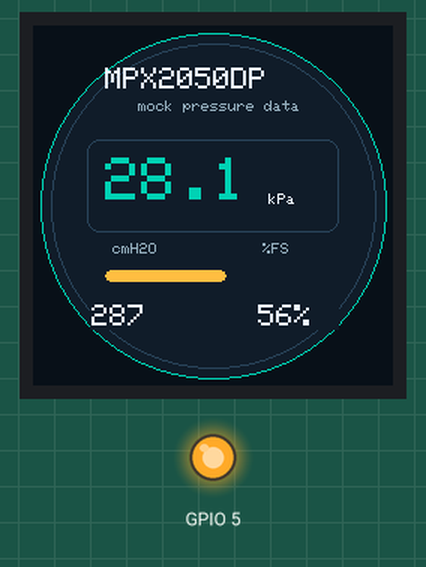
A program run on a simulated ESP8266 (NodeMCU). Parts: 240×240 colour display, output pins drawn as LEDs (lit = HIGH). What the program prints to the serial monitor is not drawn.

Above: at 0.66 s.
At 4.16 s:
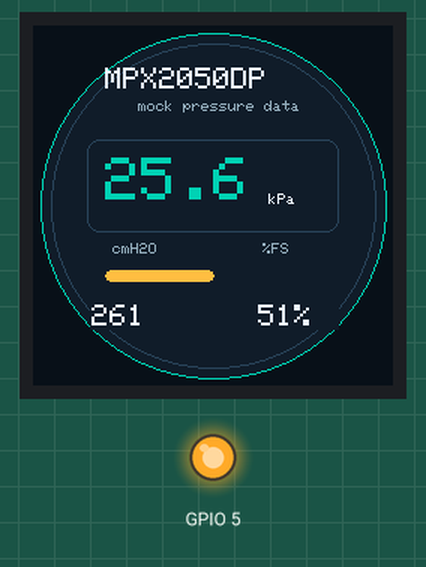
At 7.79 s:
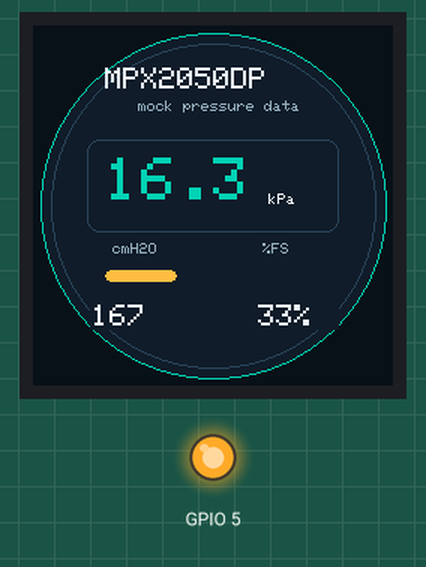
At 11.6 s:
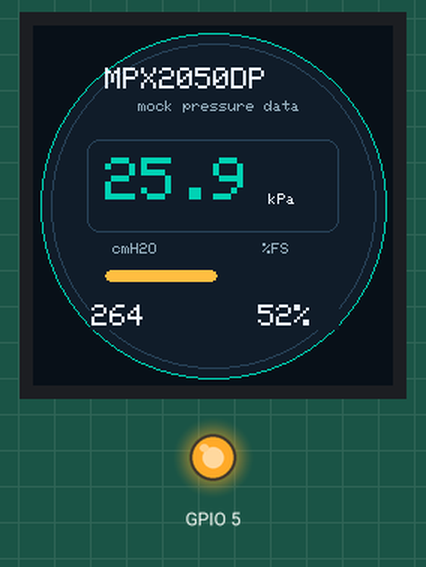
At 23.29 s:
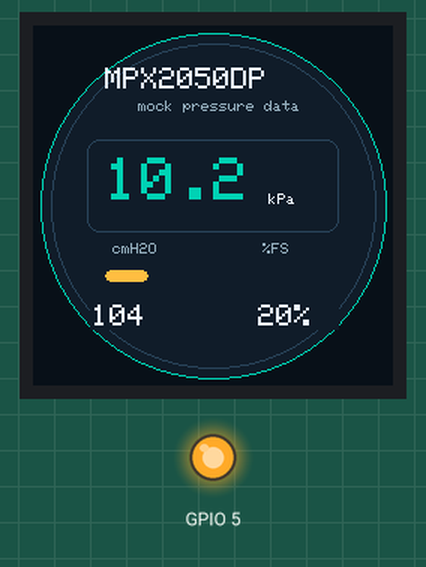
At 29.9 s:
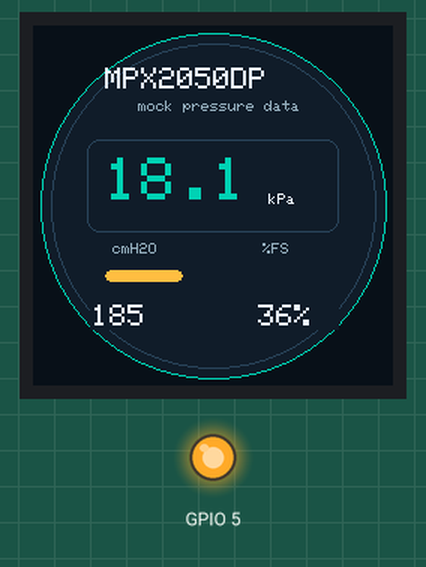

Measured:
- what the display in image 2 shows lasts 0.5 s, from 7.5 s to 8.0 s
- what the display in image 3 shows lasts 0.8 s, from 11.5 s to 12.3 s
- what the display in image 5 shows lasts 0.8 s, from 29.8 s to 30.6 s

The program:

main.cpp
```cpp
#include <Arduino.h>
#include "PressureDisplay.h"
#include "RoundLcd.h"

/*
  ESP-12S / ESP8266 Round LCD V1.0 pressure display mockup.

  Most 240x240 round LCD boards use a GC9A01 TFT over SPI.
  ESP-12S hardware SPI uses:
    SCK  = GPIO14
    MOSI = GPIO13
    MISO = GPIO12, not used by this display

  If your board shows a blank screen, change only the LCD_* pins below to
  match the labels from your board schematic/product page.
*/

#define LCD_CS 15
#define LCD_DC 2
#define LCD_RST 0
#define LCD_BL 5

#define SENSOR_MAX_KPA 50.0f

RoundLcd roundLcd(LCD_DC, LCD_CS, LCD_RST, LCD_BL);
PressureDisplay pressureDisplay(roundLcd.display(), SENSOR_MAX_KPA);

static float mockPressureKpa() {
  const float t = millis() / 1000.0f;
  float pressure = 22.0f + 9.0f * sin(t * 0.75f) + 3.0f * sin(t * 2.1f);
  return constrain(pressure, 0.0f, SENSOR_MAX_KPA);
}

void setup() {
  Serial.begin(115200);
  delay(300);

  if (!roundLcd.begin()) {
    Serial.println("Display init failed. Check LCD pins and driver type.");
    while (true) {
      delay(1000);
    }
  }

  pressureDisplay.drawStaticPressureScreen();
  Serial.println("Display initialized.");
}

void loop() {
  static uint32_t lastUpdate = 0;

  if (millis() - lastUpdate >= 250) {
    lastUpdate = millis();
    const float pressureKpa = mockPressureKpa();
    pressureDisplay.drawPressureData(pressureKpa);

    Serial.print("Pressure: ");
    Serial.print(pressureKpa, 1);
    Serial.println(" kPa");
  }
}
```

PressureDisplay.cpp
```cpp
#include "PressureDisplay.h"

static uint16_t rgb565(uint8_t r, uint8_t g, uint8_t b) {
  return ((r & 0xF8) << 8) | ((g & 0xFC) << 3) | (b >> 3);
}

static const uint16_t COLOR_BG = rgb565(10, 18, 28);
static const uint16_t COLOR_PANEL = rgb565(17, 30, 46);
static const uint16_t COLOR_GRID = rgb565(42, 68, 88);
static const uint16_t COLOR_TEXT = rgb565(235, 246, 250);
static const uint16_t COLOR_MUTED = rgb565(150, 175, 190);
static const uint16_t COLOR_ACCENT = rgb565(0, 210, 180);
static const uint16_t COLOR_AMBER = rgb565(255, 190, 70);

PressureDisplay::PressureDisplay(Arduino_GFX *display, float sensorMaxKpa)
    : _display(display), _sensorMaxKpa(sensorMaxKpa) {
}

void PressureDisplay::drawStaticPressureScreen() {
  _display->fillScreen(COLOR_BG);

  _display->fillCircle(120, 120, 114, COLOR_PANEL);
  _display->drawCircle(120, 120, 115, COLOR_ACCENT);
  _display->drawCircle(120, 120, 108, COLOR_GRID);

  _display->setTextColor(COLOR_TEXT);
  _display->setTextSize(2);
  _display->setCursor(48, 28);
  _display->print("MPX2050DP");

  _display->setTextColor(COLOR_MUTED);
  _display->setTextSize(1);
  _display->setCursor(70, 50);
  _display->print("mock pressure data");

  _display->drawRoundRect(36, 76, 168, 62, 8, COLOR_GRID);
  _display->drawRoundRect(46, 160, 148, 14, 7, COLOR_GRID);

  _display->setTextColor(COLOR_MUTED);
  _display->setCursor(53, 145);
  _display->print("cmH2O");
  _display->setCursor(153, 145);
  _display->print("%FS");
}

void PressureDisplay::drawPressureData(float pressureKpa) {
  const float cmH2O = pressureKpa * 10.1972f;
  const int percent = round((pressureKpa / _sensorMaxKpa) * 100.0f);
  const int barWidth = map(percent, 0, 100, 0, 144);

  _display->fillRect(48, 88, 144, 36, COLOR_PANEL);
  _display->setTextColor(COLOR_ACCENT);
  _display->setTextSize(4);
  _display->setCursor(48, 88);
  _display->print(pressureKpa, 1);

  _display->setTextColor(COLOR_TEXT);
  _display->setTextSize(1);
  _display->setCursor(157, 112);
  _display->print("kPa");

  _display->fillRect(45, 160, 150, 16, COLOR_PANEL);
  _display->fillRoundRect(48, 163, barWidth, 8, 4, COLOR_AMBER);

  _display->fillRect(38, 185, 166, 18, COLOR_PANEL);
  _display->setTextColor(COLOR_TEXT);
  _display->setTextSize(2);
  _display->setCursor(39, 186);
  _display->print(cmH2O, 0);

  _display->setCursor(150, 186);
  _display->print(percent);
  _display->print("%");
}
```

PressureDisplay.h
```cpp
#ifndef PRESSURE_DISPLAY_H
#define PRESSURE_DISPLAY_H

#include <Arduino.h>
#include <Arduino_GFX_Library.h>

class PressureDisplay {
public:
  PressureDisplay(Arduino_GFX *display, float sensorMaxKpa);

  void drawStaticPressureScreen();
  void drawPressureData(float pressureKpa);

private:
  Arduino_GFX *_display;
  float _sensorMaxKpa;
};

#endif
```

RoundLcd.cpp
```cpp
#include "RoundLcd.h"

static const int16_t LCD_WIDTH = 240;
static const int16_t LCD_HEIGHT = 240;

RoundLcd::RoundLcd(int8_t dcPin, int8_t csPin, int8_t rstPin, int8_t backlightPin)
    : _backlightPin(backlightPin),
      _bus(new Arduino_HWSPI(dcPin, csPin)),
      _display(new Arduino_GC9A01(_bus, rstPin, 0, true, LCD_WIDTH, LCD_HEIGHT)) {
}

bool RoundLcd::begin() {
  pinMode(_backlightPin, OUTPUT);
  digitalWrite(_backlightPin, HIGH);

  return _display->begin();
}

Arduino_GFX *RoundLcd::display() {
  return _display;
}
```

RoundLcd.h
```cpp
#ifndef ROUND_LCD_H
#define ROUND_LCD_H

#include <Arduino.h>
#include <Arduino_GFX_Library.h>

class RoundLcd {
public:
  RoundLcd(int8_t dcPin, int8_t csPin, int8_t rstPin, int8_t backlightPin);

  bool begin();
  Arduino_GFX *display();

private:
  int8_t _backlightPin;
  Arduino_DataBus *_bus;
  Arduino_GFX *_display;
};

#endif
```
